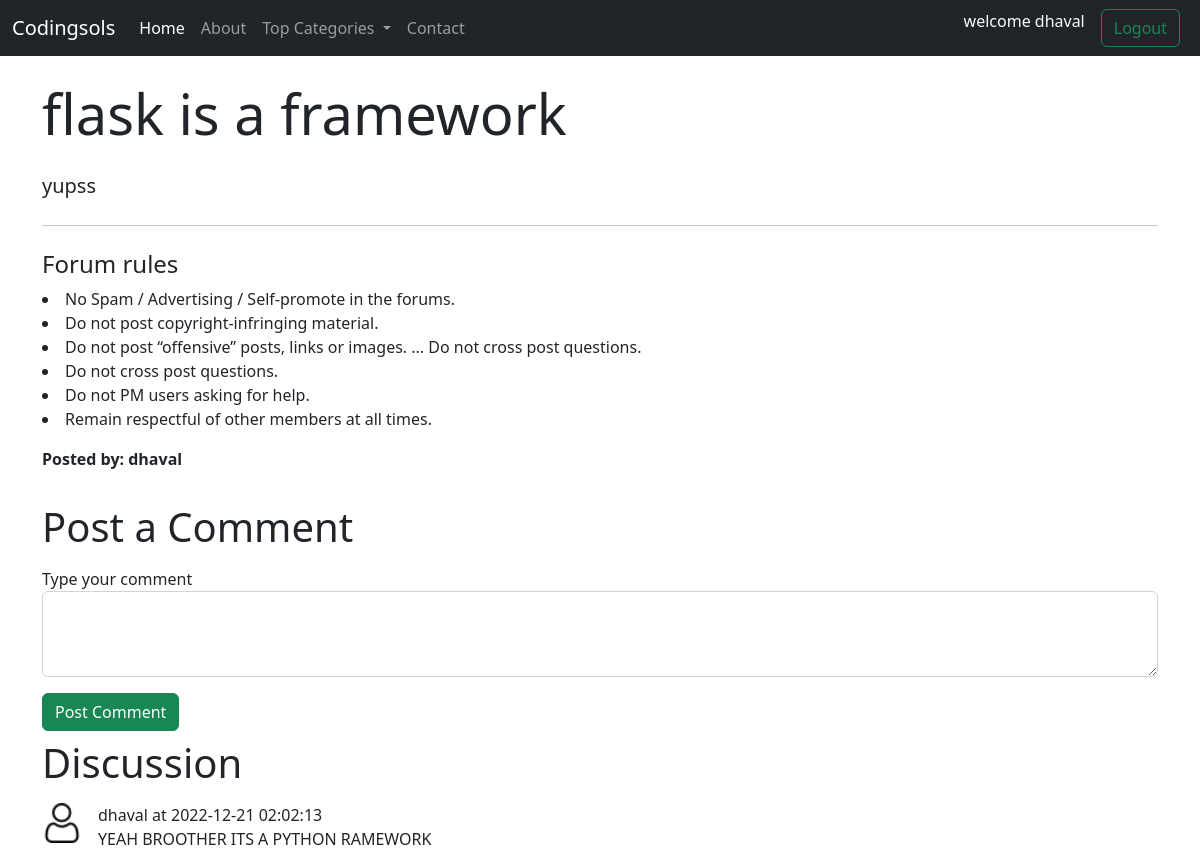
/thread.php?threadid=25&srno=11 (signed in), run on the app's committed database.
### tables this page shows
CREATE TABLE `threads` (
  `thread_id` int(7) NOT NULL,
  `thread_title` varchar(255) NOT NULL,
  `thread_desc` text NOT NULL,
  `thread_cat_id` int(11) NOT NULL,
  `thread_user_id` int(11) NOT NULL,
  `timestamp` datetime NOT NULL
);

CREATE TABLE `users` (
  `srno` int(8) NOT NULL,
  `user_email` varchar(30) NOT NULL,
  `user_pass` varchar(255) NOT NULL,
  `timestamp` datetime NOT NULL DEFAULT current_timestamp()
);

CREATE TABLE `comments` (
  `comment_id` int(8) NOT NULL,
  `comment_content` text NOT NULL,
  `thread_id` int(8) NOT NULL,
  `comment_by` int(8) NOT NULL,
  `comment_time` datetime NOT NULL DEFAULT current_timestamp()
);

### thread.php (the view, shortened to what this page needs)
<!doctype html>
<html lang="en">
  <head>
    <link href="https://cdn.jsdelivr.net/npm/bootstrap@5.2.2/dist/css/bootstrap.min.css" rel="stylesheet">
  </head>
  <body>
    <?php
    $id = $_GET['threadid'];
    $nm = $_GET['srno'];
    include 'partials/_header.php';
    include 'partials/_dbconnect.php';
    $sql = "SELECT * FROM `threads` WHERE `thread_id` = $id";
    $result = mysqli_query($con,$sql);
    while($row=mysqli_fetch_assoc($result))
    {
      $catname = $row['thread_title'];
      $catdesc = $row['thread_desc'];
    }
    ?>
<?php
 $sql2 = "SELECT user_email FROM `users` WHERE srno='$nm'";
 $result2 = mysqli_query($con,$sql2);
 $row2 = mysqli_fetch_assoc($result2);
 $posted = $row2['user_email'];
?>
    <div class="container my-4">
    <div class="jumbotron">
  <h1 class="display-4"><?php echo $catname;?></h1>
  <p class="lead mt-4"><?php echo $catdesc;?></p>
  <hr class="my-4">
  <p>
     <h4>Forum rules</h4>
                <li>No Spam / Advertising / Self-promote in the forums.</li>
                <li>Do not post copyright-infringing material.</li>
                <li>Do not post “offensive” posts, links or images. ...
                    Do not cross post questions.</li>
                <li>Do not cross post questions.</li>
                <li>Do not PM users asking for help.</li>
                <li>Remain respectful of other members at all times.</li>
            </ul></p>
        <p><b>Posted by: <?php echo $posted; ?></b></p>
</div>
    </div>
    <?php
if(isset($_SESSION['loggedin']) && $_SESSION['loggedin']==true)
{
  echo'
  <div class="container">
  <h1 class="py-2">Post a Comment</h1>
  <form action="'. $_SERVER['REQUEST_URI'] . '" method="POST">
  <div class="form-group">
  <label for="desc">Type your comment</label>
  <textarea class="form-control" name="comment" id="comment" rows="3"></textarea>
  <input type="hidden" name="srno" value="'.$_SESSION['srno'].'">
  </div>
  <button type="submit" class="btn btn-success mt-3">Post Comment</button>
  </form>
  </div>
  ';
}
else
{
  echo'
  <div class="container">
     <p class="lead">You are not logged in</p>
    </div>
';}
  ?>
    <div class="container" id="ques">
      <h1 class="py-2">Discussion</h1>
      <?php
    $id = $_GET['threadid'];
    include 'partials/_dbconnect.php';
    $sql = "SELECT * FROM `comments` WHERE `thread_id` = $id";
    $result = mysqli_query($con,$sql);
    while($row=mysqli_fetch_assoc($result))
    {
      $content = $row['comment_content'];
      $comment_time = $row['comment_time'];
      $comment_by = $row['comment_by'];
      $sql2 = "SELECT user_email FROM `users` WHERE srno='$comment_by'";
      $result2 = mysqli_query($con,$sql2);
      $row2 = mysqli_fetch_assoc($result2);
      echo '<div class="d-flex">
      <div class="flex-shrink-0">
      <img src="img/user.png" width="40px">
      </div>
      <div class="flex-grow-1 ms-3">
      <p class="font-weight-bold my-0">'.$row2['user_email'].' at '.$comment_time.'</p>
      '.$content.'
      </div>
      </div>';
    }
    ?>
</div>
  </body>
</html>

### data on the page
threads: thread_title "flask is a framework", thread_desc "yupss"
users: user_email "dhaval"
comments: users.user_email "dhaval", comment_time "2022-12-21 02:02:13", comment_content "YEAH BROOTHER ITS A PYTHON RAMEWORK"

### other printed values
$_SESSION['useremail'] "dhaval"
